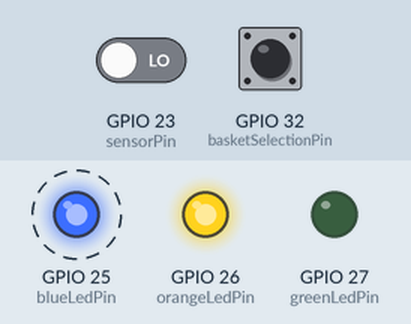
This sketch was run on a simulated ESP32. Shown: output pins drawn as LEDs (lit = HIGH). Dashed ring = blinking. The test bench sets the inputs (shaded band); at power-on: GPIO 23 (sensorPin) LOW, GPIO 32 (basketSelectionPin) LOW. WiFi joins after 1.5 s; servers stay silent unless stated; not simulated (calls return 0 or success): secrets.h; what the sketch prints to the serial monitor is not drawn.

Above: at 3.4 s.
3.5 s: GPIO 23 (sensorPin) driven HIGH
At 5.8 s:
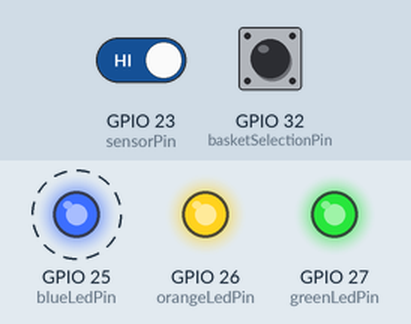
6.5 s: GPIO 23 (sensorPin) driven LOW
At 8.4 s:
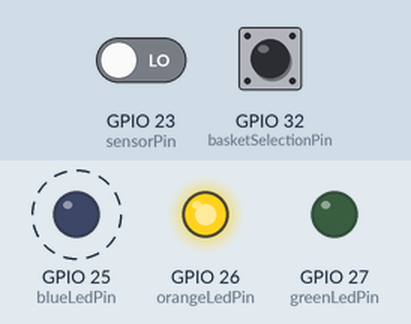
Timing chart, 0 to 15.5 s (numbered marks = the images above; inputs shaded):
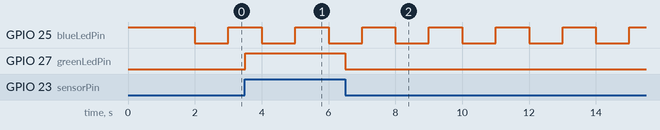

The sketch:

basket_score_counter.ino
```cpp
#include <WiFi.h>
#include <ArduinoWebsockets.h>
#include "secrets.h"

using namespace websockets;

unsigned long reconnectDelay = 1000;
unsigned long lastReconnectTime = 0;

const int sensorPin = 23;
int sensorState = LOW;
int lastSensorState = LOW;

unsigned long lastDebounceTime = 0;  // the last time the output pin was toggled
unsigned long debounceDelay = 5;

const int blueLedPin = 25;
const int orangeLedPin = 26;
const int greenLedPin = 27;
const int basketSelectionPin = 32;

WebsocketsClient client;

hw_timer_t * timer = NULL;

void onTimer(){
  digitalWrite(blueLedPin, !digitalRead(blueLedPin));
}

void startTimer() {
  timer = timerBegin(0, 80, true); // timer_id = 0; divider=80; countUp = true;
  timerAttachInterrupt(timer, &onTimer, true); // edge = true
  timerAlarmWrite(timer, 1000000, true);  //1000 ms
  timerAlarmEnable(timer);
}

void endTimer() {
  timerEnd(timer);
  timer = NULL;
}

void onMessageCallback(WebsocketsMessage message) {
    Serial.print("Got Message: ");
    Serial.println(message.data());
}

void onEventsCallback(WebsocketsEvent event, String data) {
    if(event == WebsocketsEvent::ConnectionOpened) {
        digitalWrite(orangeLedPin, LOW);
        Serial.println("Connnection Opened");
    } else if(event == WebsocketsEvent::ConnectionClosed) {
        digitalWrite(orangeLedPin, HIGH);
        Serial.println("Connnection Closed");
    } else if(event == WebsocketsEvent::GotPing) {
        Serial.println("Got a Ping!");
    } else if(event == WebsocketsEvent::GotPong) {
        Serial.println("Got a Pong!");
    }
}

void setup() {
    Serial.begin(115200);

    pinMode(sensorPin, INPUT);
    pinMode(blueLedPin, OUTPUT);
    pinMode(orangeLedPin, OUTPUT);
    pinMode(greenLedPin, OUTPUT);
    pinMode(basketSelectionPin, INPUT);

    digitalWrite(blueLedPin, HIGH);
    digitalWrite(orangeLedPin, HIGH);

    // Connect to wifi
    WiFi.begin(WIFI_SSID, WIFI_PASSWORD);

    // Wait some time to connect to wifi
    for(int i = 0; i < 10 && WiFi.status() != WL_CONNECTED; i++) {
        Serial.print(".");
        delay(1000);
    }

    digitalWrite(blueLedPin, LOW);

    startTimer();

    Serial.println("\nConnected to WiFi");

    // Setup Callbacks
    client.onMessage(onMessageCallback);
    client.onEvent(onEventsCallback);

    // Connect to server
    client.connect(WEBSOCKETS_SERVER);

    // Send a ping
    client.ping();
}

void loop() {
    int currentSensorState = digitalRead(sensorPin);

    if (sensorState == HIGH) {
      // turn LED on:
      digitalWrite(greenLedPin, HIGH);
    } else {
      // turn LED off:
      digitalWrite(greenLedPin, LOW);
    }

    unsigned long time_ms = millis();

    if (currentSensorState != lastSensorState) {
        lastDebounceTime = time_ms;
    }

    if ((time_ms - lastDebounceTime) > debounceDelay) {
      if (currentSensorState != sensorState) {
        sensorState = currentSensorState;

        int currentBasketSelection = digitalRead(basketSelectionPin);

        if (sensorState == HIGH) {
          if (currentBasketSelection == HIGH) {
            client.send("magenta");
          } else {
            client.send("blue");
          }
        }
       }
    }

    lastSensorState = currentSensorState;

    if (!client.available() && (time_ms - lastReconnectTime) > reconnectDelay) {
      lastReconnectTime = time_ms;
      Serial.println("Reconnecting websocket");
      client.connect(WEBSOCKETS_SERVER);
    }

    client.poll();
}
```

Measured:
- after the input at 3.5 s, GPIO 27 (greenLedPin): LOW → HIGH at once
- after the input at 6.5 s, GPIO 27 (greenLedPin): HIGH → LOW at once
- by itself, GPIO 25 (blueLedPin): alternates HIGH for 1.0 s and LOW for 1.0 s
